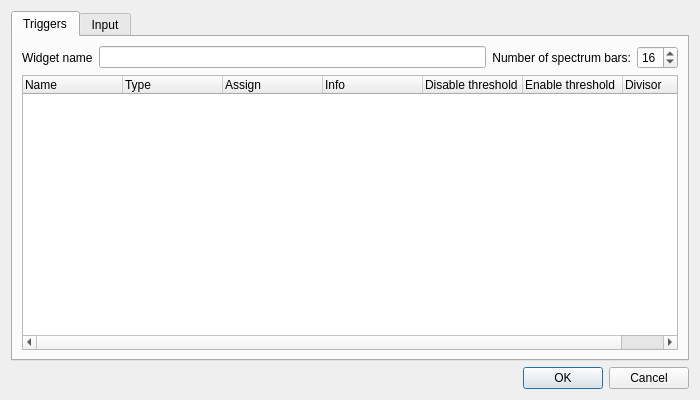
<?xml version="1.0" encoding="UTF-8"?>
<ui version="4.0">
 <class>AudioTriggersConfiguration</class>
 <widget class="QDialog" name="AudioTriggersConfiguration">
  <property name="geometry">
   <rect>
    <x>0</x>
    <y>0</y>
    <width>700</width>
    <height>400</height>
   </rect>
  </property>
  <property name="windowTitle">
   <string>Audio Triggers Configuration</string>
  </property>
  <layout class="QVBoxLayout" name="verticalLayout_2">
   <item>
    <widget class="QTabWidget" name="tabWidget">
     <property name="currentIndex">
      <number>0</number>
     </property>
     <widget class="QWidget" name="tab">
      <attribute name="title">
       <string>Triggers</string>
      </attribute>
      <layout class="QVBoxLayout" name="verticalLayout">
       <item>
        <layout class="QGridLayout" name="gridLayout">
         <item row="0" column="0">
          <widget class="QLabel" name="label_2">
           <property name="text">
            <string>Widget name</string>
           </property>
          </widget>
         </item>
         <item row="1" column="0" colspan="4">
          <widget class="QTreeWidget" name="m_tree">
           <column>
            <property name="text">
             <string>Name</string>
            </property>
           </column>
           <column>
            <property name="text">
             <string>Type</string>
            </property>
           </column>
           <column>
            <property name="text">
             <string>Assign</string>
            </property>
           </column>
           <column>
            <property name="text">
             <string>Info</string>
            </property>
           </column>
           <column>
            <property name="text">
             <string>Disable threshold</string>
            </property>
           </column>
           <column>
            <property name="text">
             <string>Enable threshold</string>
            </property>
           </column>
           <column>
            <property name="text">
             <string>Divisor</string>
            </property>
           </column>
          </widget>
         </item>
         <item row="0" column="3">
          <widget class="QSpinBox" name="m_barsNumSpin">
           <property name="sizePolicy">
            <sizepolicy hsizetype="Fixed" vsizetype="Fixed">
             <horstretch>0</horstretch>
             <verstretch>0</verstretch>
            </sizepolicy>
           </property>
           <property name="minimum">
            <number>5</number>
           </property>
           <property name="maximum">
            <number>32</number>
           </property>
           <property name="value">
            <number>16</number>
           </property>
          </widget>
         </item>
         <item row="0" column="2">
          <widget class="QLabel" name="label">
           <property name="text">
            <string>Number of spectrum bars:</string>
           </property>
           <property name="alignment">
            <set>Qt::AlignRight|Qt::AlignTrailing|Qt::AlignVCenter</set>
           </property>
          </widget>
         </item>
         <item row="0" column="1">
          <widget class="QLineEdit" name="m_nameEdit"/>
         </item>
        </layout>
       </item>
      </layout>
     </widget>
     <widget class="QWidget" name="tab_2">
      <attribute name="title">
       <string>Input</string>
      </attribute>
      <layout class="QGridLayout" name="gridLayout_2">
       <item row="0" column="0">
        <widget class="QGroupBox" name="groupBox_3">
         <property name="title">
          <string>External Input</string>
         </property>
         <layout class="QGridLayout" name="gridLayoutExternalInput">
          <item row="0" column="0">
           <widget class="QLabel" name="label_4">
            <property name="text">
             <string>Input Universe</string>
            </property>
           </widget>
          </item>
          <item row="1" column="0">
           <widget class="QLabel" name="label_5">
            <property name="text">
             <string>Input Channel</string>
            </property>
           </widget>
          </item>
          <item row="2" column="1">
           <widget class="QPushButton" name="m_autoDetectInputButton">
            <property name="toolTip">
             <string>When toggled, you can click an external button to assign it to this widget.</string>
            </property>
            <property name="text">
             <string>Auto Detect</string>
            </property>
            <property name="checkable">
             <bool>true</bool>
            </property>
            <property name="checked">
             <bool>false</bool>
            </property>
            <property name="flat">
             <bool>false</bool>
            </property>
           </widget>
          </item>
          <item row="1" column="1" colspan="3">
           <widget class="QLineEdit" name="m_inputChannelEdit">
            <property name="toolTip">
             <string>The particular input channel within the input universe that sends data to this widget</string>
            </property>
            <property name="readOnly">
             <bool>true</bool>
            </property>
           </widget>
          </item>
          <item row="0" column="1" colspan="3">
           <widget class="QLineEdit" name="m_inputUniverseEdit">
            <property name="toolTip">
             <string>The input universe that sends data to this widget</string>
            </property>
            <property name="readOnly">
             <bool>true</bool>
            </property>
           </widget>
          </item>
          <item row="2" column="3">
           <widget class="QPushButton" name="m_chooseInputButton">
            <property name="sizePolicy">
             <sizepolicy hsizetype="Maximum" vsizetype="Fixed">
              <horstretch>0</horstretch>
              <verstretch>0</verstretch>
             </sizepolicy>
            </property>
            <property name="toolTip">
             <string>Choose an external input universe &amp; channel that this widget should listen to.</string>
            </property>
            <property name="text">
             <string>Choose...</string>
            </property>
           </widget>
          </item>
          <item row="2" column="0">
           <spacer name="horizontalSpacer">
            <property name="orientation">
             <enum>Qt::Horizontal</enum>
            </property>
            <property name="sizeHint" stdset="0">
             <size>
              <width>40</width>
              <height>20</height>
             </size>
            </property>
           </spacer>
          </item>
         </layout>
        </widget>
       </item>
       <item row="0" column="1">
        <widget class="QGroupBox" name="groupBox_2">
         <property name="title">
          <string>Key combination</string>
         </property>
         <layout class="QHBoxLayout" name="horizontalLayout">
          <property name="leftMargin">
           <number>3</number>
          </property>
          <property name="topMargin">
           <number>9</number>
          </property>
          <property name="rightMargin">
           <number>3</number>
          </property>
          <item>
           <widget class="QLineEdit" name="m_keyEdit">
            <property name="toolTip">
             <string>Keyboard combination that toggles this widget</string>
            </property>
            <property name="readOnly">
             <bool>true</bool>
            </property>
           </widget>
          </item>
          <item>
           <widget class="QToolButton" name="m_attachKey">
            <property name="toolTip">
             <string>Set a key combination for this widget</string>
            </property>
            <property name="text">
             <string notr="true">...</string>
            </property>
            <property name="icon">
             <iconset resource="../qlcui.qrc">
              <normaloff>:/key_bindings.png</normaloff>:/key_bindings.png</iconset>
            </property>
            <property name="iconSize">
             <size>
              <width>32</width>
              <height>32</height>
             </size>
            </property>
           </widget>
          </item>
          <item>
           <widget class="QToolButton" name="m_detachKey">
            <property name="toolTip">
             <string>Remove the widget's keyboard shortcut key</string>
            </property>
            <property name="text">
             <string notr="true">...</string>
            </property>
            <property name="icon">
             <iconset resource="../qlcui.qrc">
              <normaloff>:/fileclose.png</normaloff>:/fileclose.png</iconset>
            </property>
            <property name="iconSize">
             <size>
              <width>32</width>
              <height>32</height>
             </size>
            </property>
           </widget>
          </item>
         </layout>
        </widget>
       </item>
       <item row="1" column="0">
        <spacer name="verticalSpacer">
         <property name="orientation">
          <enum>Qt::Vertical</enum>
         </property>
         <property name="sizeHint" stdset="0">
          <size>
           <width>20</width>
           <height>40</height>
          </size>
         </property>
        </spacer>
       </item>
      </layout>
     </widget>
    </widget>
   </item>
   <item>
    <widget class="QDialogButtonBox" name="buttonBox">
     <property name="orientation">
      <enum>Qt::Horizontal</enum>
     </property>
     <property name="standardButtons">
      <set>QDialogButtonBox::Cancel|QDialogButtonBox::Ok</set>
     </property>
    </widget>
   </item>
  </layout>
 </widget>
 <resources>
  <include location="../qlcui.qrc"/>
  <include location="../qlcui.qrc"/>
 </resources>
 <connections>
  <connection>
   <sender>buttonBox</sender>
   <signal>accepted()</signal>
   <receiver>AudioTriggersConfiguration</receiver>
   <slot>accept()</slot>
   <hints>
    <hint type="sourcelabel">
     <x>248</x>
     <y>254</y>
    </hint>
    <hint type="destinationlabel">
     <x>157</x>
     <y>274</y>
    </hint>
   </hints>
  </connection>
  <connection>
   <sender>buttonBox</sender>
   <signal>rejected()</signal>
   <receiver>AudioTriggersConfiguration</receiver>
   <slot>reject()</slot>
   <hints>
    <hint type="sourcelabel">
     <x>316</x>
     <y>260</y>
    </hint>
    <hint type="destinationlabel">
     <x>286</x>
     <y>274</y>
    </hint>
   </hints>
  </connection>
 </connections>
</ui>
